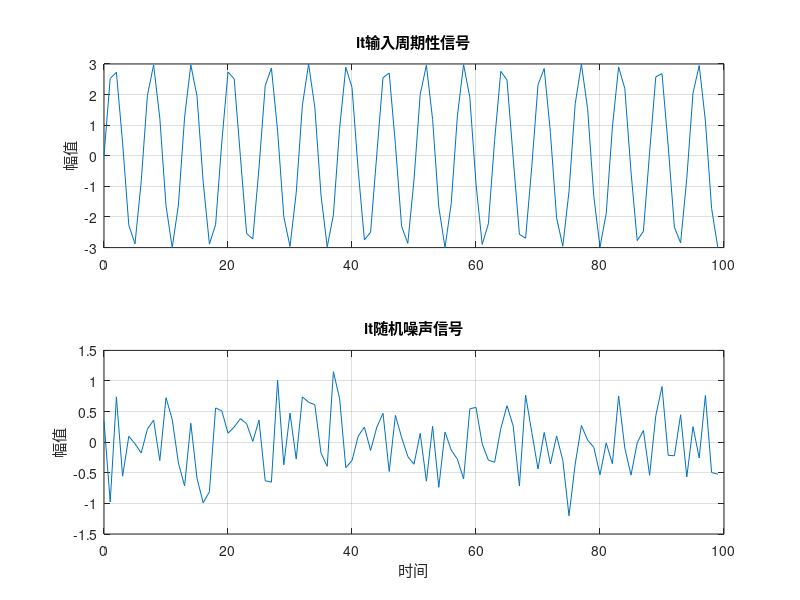

MATLAB code for this plot: (Note: this script raises an error after producing the figure.)
clc;close  all;clear;

% 周期信号的产生 
t=0:99;
xs=3*sin(t);
figure;
subplot(2,1,1);
plot(t,xs);grid;
ylabel('幅值');
title('it{输入周期性信号}');

% 噪声信号的产生
t=0:99;
xn=0.5*randn(1,length(t));
subplot(2,1,2);
plot(t,xn);grid;
ylabel('幅值');
xlabel('时间');
title('it{随机噪声信号}');

% 信号滤波
xn = xs+xn;
xn = xn.' ;   % 输入信号序列
dn = xs.' ;   % 预期结果序列
M  = 20 ;   % 滤波器的阶数

rho_max = max(eig(xn*xn.'));   % 输入信号相关矩阵的最大特征值
mu = 2/rho_max ;    % 收敛因子 0 < mu < 1/rho
[yn,W,en] = LMS(xn,dn,M,mu);

% 绘制滤波器输入信号
figure;
subplot(2,1,1);
plot(t,xn);grid;
ylabel('幅值');
xlabel('时间');
title('it{滤波器输入信号}');

% 绘制自适应滤波器输出信号
subplot(2,1,2);
plot(t,yn);grid;
ylabel('幅值');
xlabel('时间');
title('it{自适应滤波器输出信号}');

% 绘制自适应滤波器输出信号,预期输出信号和两者的误差
figure 
plot(t,yn,'r',t,dn,'k',t,dn-yn,'b');grid;
legend('自适应滤波器输出','预期输出','误差');
ylabel('幅值');
xlabel('时间');
title('it{自适应滤波器}');


LMS_correlator_out = xcorr(xn,yn(M+1:end));
LMS_correlator_time_out = (1:length(LMS_correlator_out));
figure;plot(LMS_correlator_time_out,abs(LMS_correlator_out));